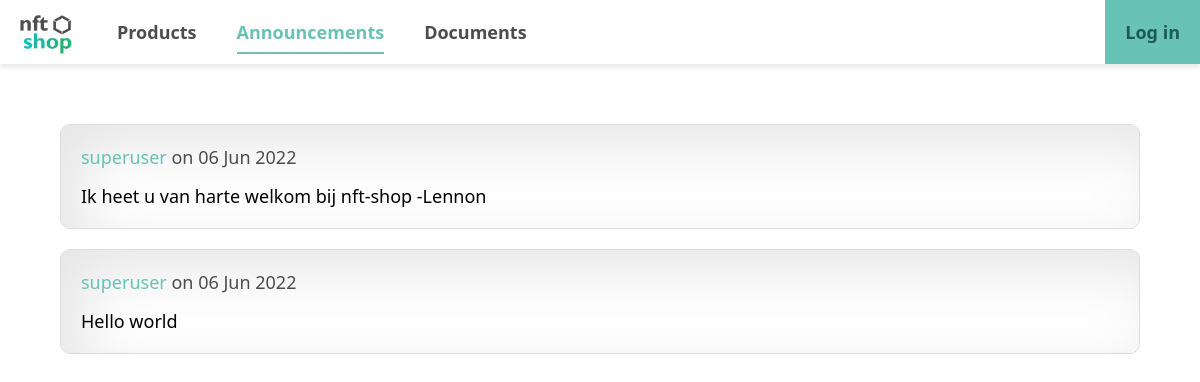
The app's page /Pages/announcements.php with its own data.
### tables this page shows
CREATE TABLE `nftshop_announcements` (
  `id` int(10) NOT NULL,
  `author` varchar(30) NOT NULL,
  `content` varchar(255) NOT NULL,
  `date` int NOT NULL
);

### Pages/announcements.php (the view, shortened to what this page needs)
<!DOCTYPE html>
<html lang="en">
<head>
    <link rel="stylesheet" href="../Styling/main.css">
</head>
<body>
    <?php include "../Includes/navbar.php" ?>
    <section class="main">
        <section class="announcements">
            <?php
                include_once "../Includes/db.php";
                $sql = 'SELECT * FROM nftshop_announcements';
                $stmt = $db->prepare($sql);
                $stmt->execute();
                $announcements = $stmt->fetchAll();
                usort($announcements, "date_sort");
                foreach ($announcements as $announcement) {
                    $author = $announcement["author"];
                    $content = htmlspecialchars($announcement["content"]);
                    $date = date("d M Y", $announcement["date"]);
                    echo "<div class='announcement'>
                            <p class='announcement-meta'>
                                <span class='announcement-author'>$author</span> on $date
                            </p>
                            <p>$content</p>
                        </div>";
                }
            ?>
        </section>
    </section>
</body>
</html>

### Styling/main.css (style rules this page uses)
body { margin: 0; padding: 0; font-family: 'Segoe UI', Tahoma, Geneva, Verdana, sans-serif; }
.main { margin: 50px; }
.announcements { display: flex; flex-direction: column; }
.announcement { background-color: white; padding: 10px; border: 1px solid rgb(220, 220, 220); border-radius: 10px; overflow: hidden; margin: 10px; transition: cubic-bezier(0.215, 0.610, 0.355, 1) 100ms; font-size: large; box-shadow: inset 20px 20px 60px #e6e6e6, inset -20px -20px 60px #ffffff; }
.announcement-author { color: #69c2b6; }
.announcement-meta { color: rgb(76, 76, 76); }
.announcement > * { margin: 5px; padding: 5px; }

### records on screen
nftshop_announcements: author "superuser", date "06 Jun 2022", content "Ik heet u van harte welkom bij nft-shop -Lennon"
nftshop_announcements: author "superuser", date "06 Jun 2022", content "Hello world"
